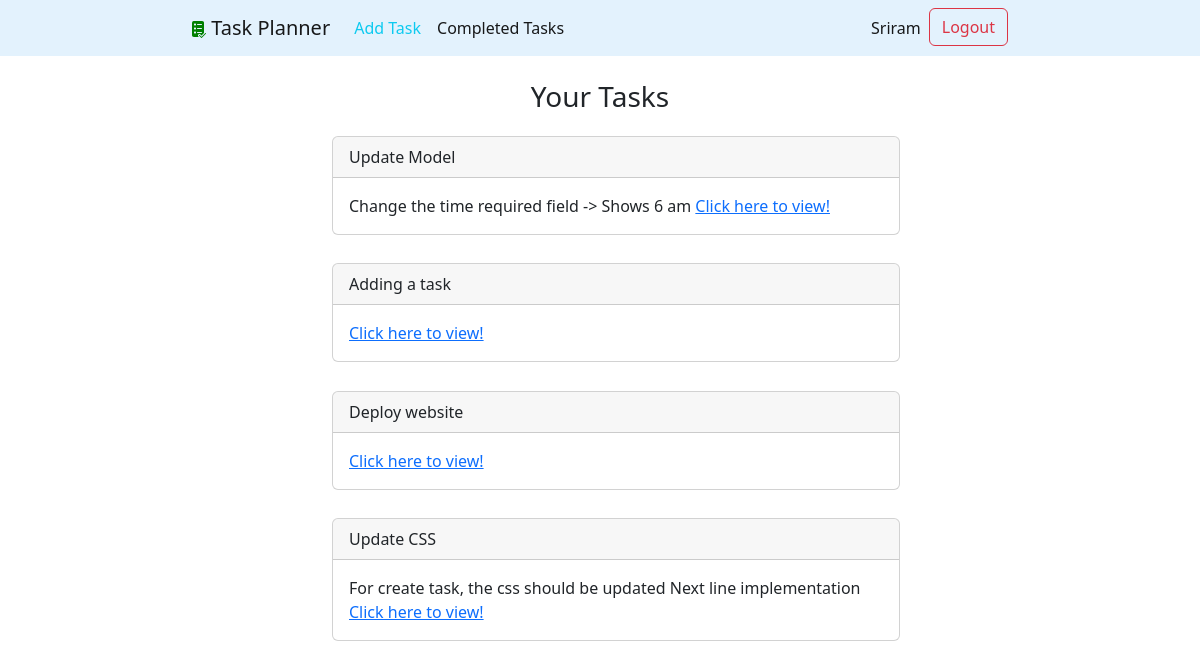
The app's page / (signed in), older data.
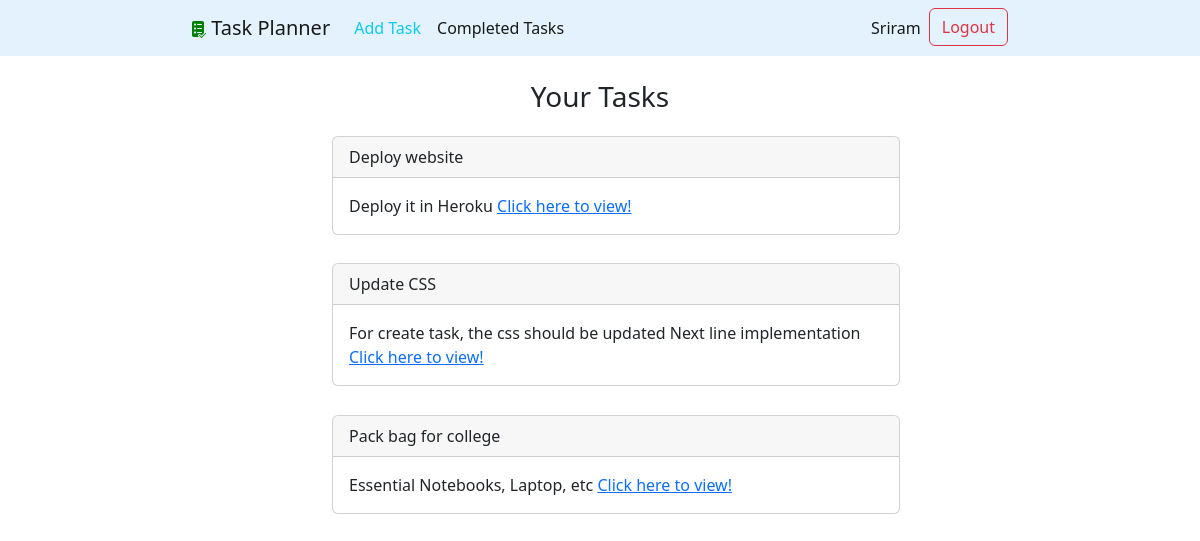
The same page, newer data.
### taskplanner/models.py (models this page shows, shortened)
class Task(models.Model):
    title = models.CharField(max_length=100)
    description = models.TextField(blank=True)
    created = models.DateField(auto_now_add=True)
    time_req = models.TimeField(null=True,blank=True)
    completed = models.BooleanField(null=True,blank=True)
    completed_date = models.DateTimeField(null=True,blank=True)
    user = models.ForeignKey(User, on_delete=models.CASCADE)

### taskplanner/views.py (the view)
# urls.py: 2. Add a URL to urlpatterns:  path('', views.home, name='home')
def home(request):
    try:
        tasks = Task.objects.filter(user = request.user, completed_date__isnull=True)
        return render(request, 'taskplanner/home.html', {'tasks':tasks})
    except TypeError:
        return render(request, 'taskplanner/home.html')

### taskplanner/templates/taskplanner/home.html
{% extends 'taskplanner/base.html'%}
{% block content %}
    {% if not user.is_authenticated %}
    <div class="card text-center info">
        <h3>Welcome to Task manager!</h3>
        <div><a class="nav-link active" aria-current="page" href="{% url 'signupuser' %}"> Sign up here!</a></div>
    </div>
    {% else %}
    <br>
    <h3>Your Tasks</h3>
    <ul class="tasks">
        {% for task in tasks %}
        <li><div class="card">
            <div class="card-header">{{task.title}}</div>
            <div class="card-body">
            {% if task.description %}
                {{task.description}}
            {% endif %}
            <a href="{% url 'viewtask' task.id %}"> Click here to view!</a>
            </div>
        </div></li>
        {% endfor %}
    </ul>
    {% endif %}
{% endblock %}

Row changes from the older to the newer data that the page shows:
no longer on this page (row edited): Task: title "Update Model", description "Change the time required field -> Shows 6 am"
no longer on this page (row edited): Task: title "Adding a task"
changed Task "Deploy website": description (not shown) → "Deploy it in Heroku"
added Task: title "Pack bag for college", description "Essential Notebooks, Laptop, etc"
